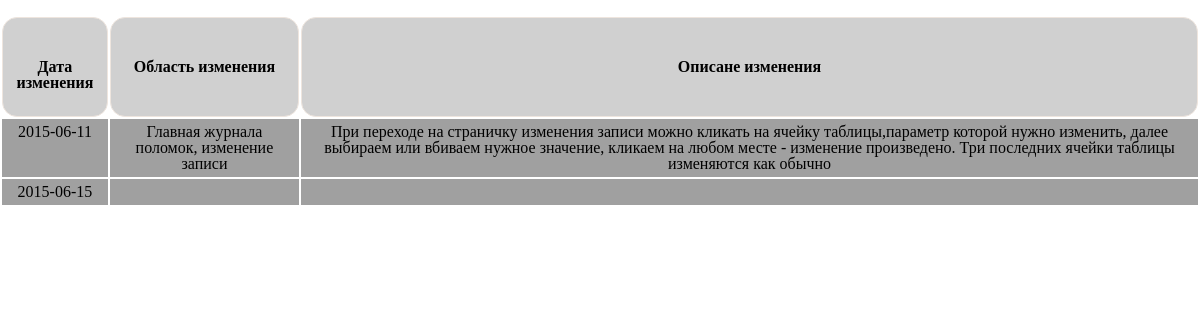
/journal_change.php, run on the app's committed database.
### tables this page shows
CREATE TABLE IF NOT EXISTS `journal_change` (
  `id` int(11) NOT NULL,
  `date_change` date NOT NULL,
  `area_change` varchar(250) NOT NULL,
  `discription_change` varchar(250) NOT NULL
);

### engine/function.php (called while the page is built, shortened)
<?php
	function select_elem_from_DB($link, $name_select_table, $elem_one, $elem_two,
		$elem_three, $elem_four, $elem_five, $elem_six, $elem_seven, $elem_eight,
		$elem_nine, $elem_ten, $param_select, $param_select_two){
		if($elem_one && $elem_two && $elem_three && $elem_four && !$elem_five &&
			!$elem_six && !$elem_seven && !$elem_eight && !$elem_nine && !$elem_ten){
			$count = 4;
		}
		switch($count){
			case 4:
				$query_select = "SELECT $elem_one, $elem_two, $elem_three, $elem_four FROM $name_select_table";
				break;
		}
		$result_mysql = mysqli_query($link, $query_select)
			or die("Не удается выполнить выборку данных из БД " . mysqli_error($link));
		if( mysqli_num_rows($result_mysql) ){
			$result_select_from_DB = $result_mysql;
			return $result_select_from_DB;
		}
		else{
			$function_message = 0;
			return $function_message;
		}
	}
?>

### engine/journal_change/jc_select_note_DB.php (called while the page is built)
<?php
	$array_note_journal_change = select_elem_from_DB($link, 'journal_change', 'id',
															'date_change', 'area_change',
															'discription_change', 0, 0, 0, 0, 0, 0, 0, 0, 0);
?>

### journal_change.php (the view, shortened to what this page needs)
<?php
	require_once "engine/connectToDB.php";
	require_once "engine/function.php";
	mysqli_query($link, "SET NAMES 'utf8'");
?>
<!DOCTYPE html>
 <html lang="en">
<head>
	<link rel = "stylesheet" href = "../css/journal_change.css" >
</head>
<body>
<?php
	require_once "engine/journal_change/jc_select_note_DB.php";
?>
<table id = "table_change">
	<tr>
		<th> Дата изменения </th> <th> Область изменения </th>
		<th> Описане изменения </th>
	</tr>
	<?php
		if($array_note_journal_change){
			while( $row = mysqli_fetch_array($array_note_journal_change) ){
				$date_change = $row['date_change'];
				$area_change = $row['area_change'];
				$discription_change = $row['discription_change'];
	?>
	<tr> <td> <?php echo $date_change; ?> </td> <td> <?php echo $area_change; ?></td>
	<td> <?php echo $discription_change; ?> </td> </tr>
<?php }
	}
?>
</table>
</body>
</html>

### css/journal_change.css (style rules this page uses)
html, body, div, span, applet, object, iframe, h1, h2, h3, h4, h5, h6, p, blockquote, pre, a, abbr, acronym, address, big, cite, code, del, dfn, em, img, ins, kbd, q, s, samp, small, strike, strong, sub, sup, tt, var, b, u, i, center, dl, dt, dd, ol, ul, li, fieldset, form, label, legend, caption, tbody, tfoot, thead, article, aside, canvas, details, embed, figure, figcaption, footer, header, hgroup, menu, nav, output, ruby, section, summary, time, mark, audio, video { margin: 0; padding: 0; border: 0; font-size: 100%; font: inherit; vertical-align: baseline; }
body { line-height: 1; }
th,td { text-align: center; padding: 5px; border-spacing: 10px; margin: 1px 1px; }
#table_change { margin: 15px auto; }
#table_change tr th { background: #D0D0D0; border: 1px solid #EEE5DE; border-radius: 15px; padding-bottom: 25px; }
#table_change tr th:last-child { padding-top: 41px; }
#table_change tr td { background: #a0a0a0; }

### data on the page
journal_change: date_change "2015-06-11", area_change "Главная журнала поломок, изменение записи", discription_change "При переходе на страничку изменения записи можно кликать на ячейку таблицы,параметр которой нужно изменить, далее выбираем или вбиваем нужное значение, кликаем на любом месте - изменение произведено. Три последних ячейки таблицы изменяются как обычно"
journal_change: date_change "2015-06-15"
